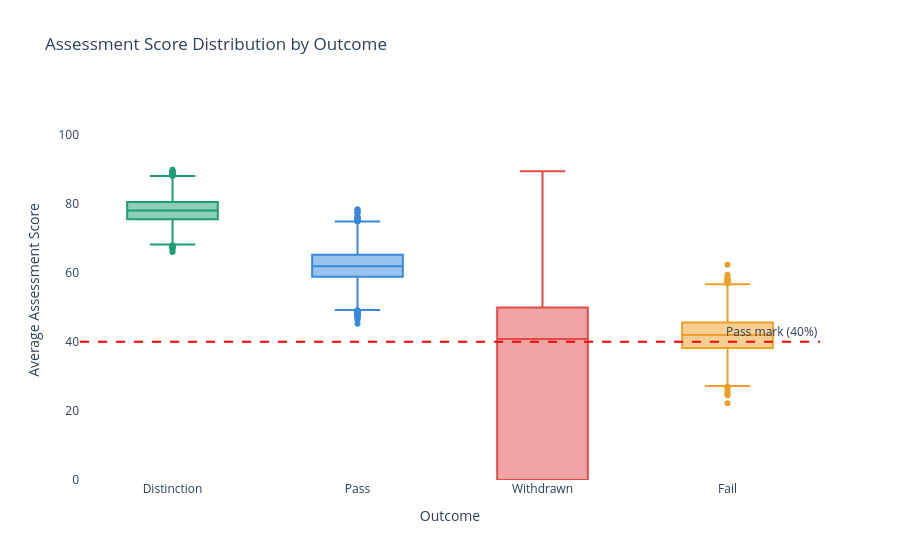

The cell this chart's notebook holds for it:
### Code cell
# Chart 7 — Assessment Scores by Outcome
fig = px.box(
    df,
    x="final_result",
    y="avg_score",
    color="final_result",
    color_discrete_map={
        "Pass"       : "#378ADD",
        "Withdrawn"  : "#E24B4A",
        "Distinction": "#1D9E75",
        "Fail"       : "#EF9F27"
    },
    title="Assessment Score Distribution by Outcome",
    labels={
        "final_result": "Outcome",
        "avg_score"   : "Average Score"
    },
    points="outliers"
)

fig.update_layout(
    showlegend=False,
    yaxis_range=[0, 110],
    yaxis_title="Average Assessment Score",
    xaxis_title="Outcome",
    plot_bgcolor="white"
)

# Add pass mark line
fig.add_hline(
    y=40,
    line_dash="dash",
    line_color="red",
    annotation_text="Pass mark (40%)",
    annotation_position="top right"
)

fig.show()

# Print average scores
print("\nAverage score by outcome:")
print(df.groupby("final_result")["avg_score"].mean().round(1))
print("\nMedian score by outcome:")
print(df.groupby("final_result")["avg_score"].median().round(1))

### Figure 1 — Plotly figure (JSON) as saved in the notebook; plotly's stock layout.template omitted (floating-point values rounded to 4 significant figures; data arrays with more than 128 entries replaced by an {"elided": "..."} marker saying what was removed)
{"data": [{"alignmentgroup": "True", "boxpoints": "outliers", "hovertemplate": "Outcome=%{x}<br>Average Score=%{y}<extra></extra>", "legendgroup": "Distinction", "marker": {"color": "#1D9E75"}, "name": "Distinction", "notched": false, "offsetgroup": "Distinction", "orientation": "v", "showlegend": true, "type": "box", "x": {"elided": "2883 str values"}, "x0": " ", "xaxis": "x", "y": {"elided": "2883 float values"}, "y0": " ", "yaxis": "y"}, {"alignmentgroup": "True", "boxpoints": "outliers", "hovertemplate": "Outcome=%{x}<br>Average Score=%{y}<extra></extra>", "legendgroup": "Pass", "marker": {"color": "#378ADD"}, "name": "Pass", "notched": false, "offsetgroup": "Pass", "orientation": "v", "showlegend": true, "type": "box", "x": {"elided": "6267 str values"}, "x0": " ", "xaxis": "x", "y": {"elided": "6267 float values"}, "y0": " ", "yaxis": "y"}, {"alignmentgroup": "True", "boxpoints": "outliers", "hovertemplate": "Outcome=%{x}<br>Average Score=%{y}<extra></extra>", "legendgroup": "Withdrawn", "marker": {"color": "#E24B4A"}, "name": "Withdrawn", "notched": false, "offsetgroup": "Withdrawn", "orientation": "v", "showlegend": true, "type": "box", "x": {"elided": "3558 str values"}, "x0": " ", "xaxis": "x", "y": {"elided": "3558 float values"}, "y0": " ", "yaxis": "y"}, {"alignmentgroup": "True", "boxpoints": "outliers", "hovertemplate": "Outcome=%{x}<br>Average Score=%{y}<extra></extra>", "legendgroup": "Fail", "marker": {"color": "#EF9F27"}, "name": "Fail", "notched": false, "offsetgroup": "Fail", "orientation": "v", "showlegend": true, "type": "box", "x": {"elided": "2292 str values"}, "x0": " ", "xaxis": "x", "y": {"elided": "2292 float values"}, "y0": " ", "yaxis": "y"}], "layout": {"annotations": [{"showarrow": false, "text": "Pass mark (40%)", "x": 1, "xanchor": "right", "xref": "x domain", "y": 40, "yanchor": "bottom", "yref": "y"}], "autosize": true, "boxmode": "overlay", "legend": {"title": {"text": "Outcome"}, "tracegroupgap": 0}, "plot_bgcolor": "white", "shapes": [{"line": {"color": "red", "dash": "dash"}, "type": "line", "x0": 0, "x1": 1, "xref": "x domain", "y0": 40, "y1": 40, "yref": "y"}], "showlegend": false, "title": {"text": "Assessment Score Distribution by Outcome"}, "xaxis": {"anchor": "y", "autorange": true, "categoryarray": ["Distinction", "Pass", "Withdrawn", "Fail"], "categoryorder": "array", "domain": [0, 1], "range": [-0.5, 3.5], "title": {"text": "Outcome"}, "type": "category"}, "yaxis": {"anchor": "x", "domain": [0, 1], "range": [0, 110], "title": {"text": "Average Assessment Score"}, "type": "linear"}}}
